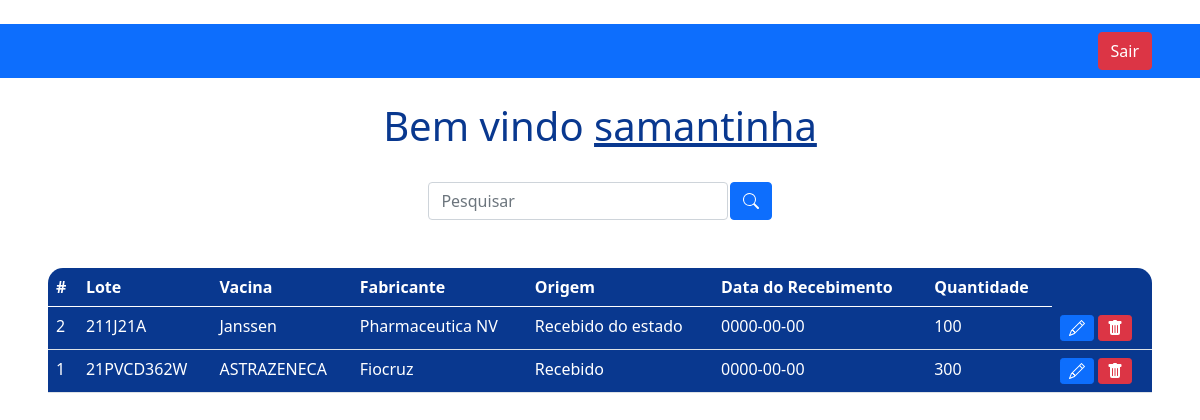
Screenshot of /estoque/vacina_estoque.php (signed in) with the database file from the repository.
### tables this page shows
CREATE TABLE `vacina_cadastro` (
  `id` int NOT NULL AUTO_INCREMENT,
  `nome_vacina` varchar(100) NOT NULL,
  `fabricante` varchar(100) NOT NULL,
  `quantidade` varchar(100) NOT NULL,
  `lote` varchar(100) NOT NULL,
  `origem` varchar(300) NOT NULL,
  `dt_recebimento` date NOT NULL,
  `dt_fabricacao` date NOT NULL,
  `dt_validade` date NOT NULL,
  PRIMARY KEY (`id`),
  KEY `nome_vacina` (`nome_vacina`)
);

### estoque/vacina_estoque.php (the view, shortened to what this page needs)
<?php
    include_once('/posto/acoes/config.php');
    $logado = $_SESSION['usuario'];
    if(!empty($_GET['search']))
    {
        $data = $_GET['search'];
        $sql = "SELECT * FROM vacina_cadastro WHERE id LIKE '%$data%' or lote LIKE '%$data%' or ORDER BY id DESC";
    }
    else
    {
        $sql = "SELECT * FROM vacina_cadastro ORDER BY id DESC";
    }
    $result = $conexao->query($sql);
?>
<!DOCTYPE html>
<html lang="en">
<head>
    <link href="https://cdn.jsdelivr.net/npm/bootstrap@5.0.2/dist/css/bootstrap.min.css" rel="stylesheet">
</head>
<body>
    <nav class="navbar navbar-expand-lg navbar-dark bg-primary">
        <div class="container-fluid">
        </div>
        <div class="d-flex">
            <a href="sair.php" class="btn btn-danger me-5">Sair</a>
        </div>
    </nav>
    <br>
    <?php
        echo "<h1>Bem vindo <u>$logado</u></h1>";
    ?>
    <br>
    <div class="box-search">
        <input type="search" class="form-control w-25" placeholder="Pesquisar" id="pesquisar">
        <button onclick="searchData()" class="btn btn-primary">
        </button>
    </div>
    <div class="m-5">
        <table class="table text-white table-bg">
            <thead>
                <tr>
                    <th scope="col">#</th>
                    <th scope="col">Lote</th>
                    <th scope="col">Vacina</th>
                    <th scope="col">Fabricante</th>
                    <th scope="col">Origem</th>
                    <th scope="col">Data do Recebimento</th>
                    <th scope="col">Quantidade</th>
                </tr>
            </thead>
            <tbody>
                <?php
                    while($user_data = mysqli_fetch_assoc($result)) {
                        echo "<td>".$user_data['id']."</td>";
                        echo "<td>".$user_data['lote']."</td>";
                        echo "<td>".$user_data['nome_vacina']."</td>";
                        echo "<td>".$user_data['fabricante']."</td>";
                        echo "<td>".$user_data['origem']."</td>";
                        echo "<td>".$user_data['dt_recebimento']."</td>";
                        echo "<td>".$user_data['quantidade']."</td>";
                        echo "<td>
                        <a class='btn btn-sm btn-primary' href='edit_vacinas.php?id=$user_data[id]' title='Editar'>
                            <svg xmlns='http://www.w3.org/2000/svg' width='16' height='16' fill='currentColor' class='bi bi-pencil' viewBox='0 0 16 16'>
                                <path d='M12.146.146a.5.5 0 0 1 .708 0l3 3a.5.5 0 0 1 0 .708l-10 10a.5.5 0 0 1-.168.11l-5 2a.5.5 0 0 1-.65-.65l2-5a.5.5 0 0 1 .11-.168l10-10zM11.207 2.5 13.5 4.793 14.793 3.5 12.5 1.207 11.207 2.5zm1.586 3L10.5 3.207 4 9.707V10h.5a.5.5 0 0 1 .5.5v.5h.5a.5.5 0 0 1 .5.5v.5h.293l6.5-6.5zm-9.761 5.175-.106.106-1.528 3.821 3.821-1.528.106-.106A.5.5 0 0 1 5 12.5V12h-.5a.5.5 0 0 1-.5-.5V11h-.5a.5.5 0 0 1-.468-.325z'/>
                            </svg>
                            </a>
                            <a class='btn btn-sm btn-danger' href='delete.php?id=$user_data[id]' title='Deletar'>
                                <svg xmlns='http://www.w3.org/2000/svg' width='16' height='16' fill='currentColor' class='bi bi-trash-fill' viewBox='0 0 16 16'>
                                    <path d='M2.5 1a1 1 0 0 0-1 1v1a1 1 0 0 0 1 1H3v9a2 2 0 0 0 2 2h6a2 2 0 0 0 2-2V4h.5a1 1 0 0 0 1-1V2a1 1 0 0 0-1-1H10a1 1 0 0 0-1-1H7a1 1 0 0 0-1 1H2.5zm3 4a.5.5 0 0 1 .5.5v7a.5.5 0 0 1-1 0v-7a.5.5 0 0 1 .5-.5zM8 5a.5.5 0 0 1 .5.5v7a.5.5 0 0 1-1 0v-7A.5.5 0 0 1 8 5zm3 .5v7a.5.5 0 0 1-1 0v-7a.5.5 0 0 1 1 0z'/>
                                </svg>
                            </a>
                            </td>";
                    }
                    ?>
            </tbody>
        </table>
    </div>
</body>
</html>

### estoque/vacina_estoque.php (style rules this page uses)
body { background-image:"/posto/imagens_sistema/back_sistema.jpg"; background-size: cover; color: white; text-align: center; }
.table-bg { background: #09388f; border-radius: 15px 15px 0 0; }
.box-search { display: flex; justify-content: center; gap: .1%; }
h1 { color:#09388f; }

### rows the page displays
vacina_cadastro: id "2", lote "211J21A", nome_vacina "Janssen", fabricante "Pharmaceutica NV", origem "Recebido do estado", dt_recebimento "0000-00-00", quantidade "100"
vacina_cadastro: id "1", lote "21PVCD362W", nome_vacina "ASTRAZENECA", fabricante "Fiocruz", origem "Recebido", dt_recebimento "0000-00-00", quantidade "300"

### other values shown
$logado "samantinha"
